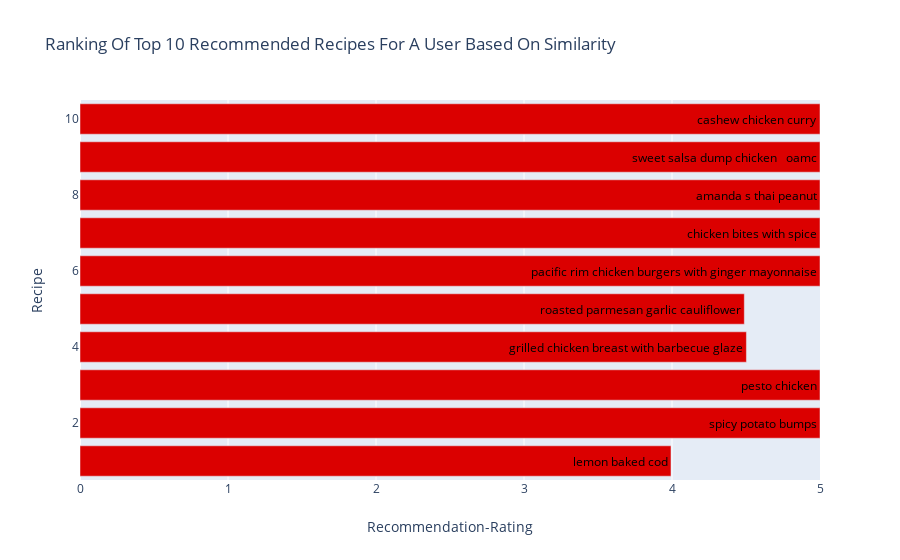

Here is the notebook cell this chart was saved with:
### Code cell
# Create trace
from plotly.offline import init_notebook_mode, plot, iplot
import plotly.graph_objs as go
trace = go.Bar(x = df_pred.iloc[:,0],
               text = best_recipe_recommendations['name'],
               textposition = 'inside',
               textfont = dict(color = '#000000'),
               orientation = 'h',
               y = list(range(1, n_plot+1)),
               marker = dict(color = '#db0000'))
# Create layout
layout = dict(title = 'Ranking Of Top {} Recommended Recipes For A User Based On Similarity'.format(n_plot),
              xaxis = dict(title = 'Recommendation-Rating',
                           range = (0, 5)),
              yaxis = dict(title = 'Recipe'))
# Create plot
fig = go.Figure(data=[trace], layout=layout)
iplot(fig)

### Figure 1 — Plotly figure (JSON) as saved in the notebook; plotly's stock layout.template omitted (floating-point values rounded to 4 significant figures; data arrays with more than 128 entries replaced by an {"elided": "..."} marker saying what was removed)
{"data": [{"marker": {"color": "#db0000"}, "orientation": "h", "text": {"elided": "11118 str values"}, "textfont": {"color": "#000000"}, "textposition": "inside", "type": "bar", "x": [3.993, 5.0, 5, 4.503, 4.489, 5, 5, 5, 5, 5], "y": [1, 2, 3, 4, 5, 6, 7, 8, 9, 10]}], "layout": {"title": {"text": "Ranking Of Top 10 Recommended Recipes For A User Based On Similarity"}, "xaxis": {"range": [0, 5], "title": {"text": "Recommendation-Rating"}}, "yaxis": {"title": {"text": "Recipe"}}}}
